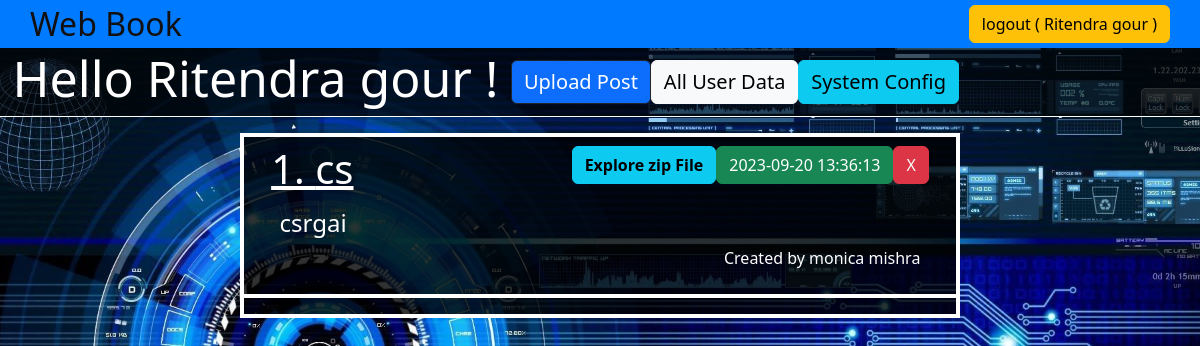
Page /home.php (signed in) on the committed database.
### tables this page shows
CREATE TABLE `systemconfig` (
  `id` int(11) NOT NULL,
  `title` varchar(255) NOT NULL,
  `value` varchar(255) NOT NULL,
  `updated_by` int(11) NOT NULL,
  `dt` datetime NOT NULL DEFAULT CURRENT_TIMESTAMP
);

CREATE TABLE `post` (
  `id` int(11) NOT NULL,
  `category` varchar(255) NOT NULL,
  `title` varchar(255) NOT NULL,
  `description` varchar(255) NOT NULL,
  `share_id` int(11) NOT NULL,
  `file_path` varchar(255) NOT NULL,
  `created_by` int(11) NOT NULL,
  `dt` datetime NOT NULL DEFAULT CURRENT_TIMESTAMP
);

CREATE TABLE `info` (
  `id` int(11) NOT NULL,
  `fname` varchar(255) NOT NULL,
  `lname` varchar(255) NOT NULL,
  `email` varchar(255) NOT NULL,
  `password` varchar(255) NOT NULL,
  `securityquestion` varchar(255) NOT NULL,
  `securityanswer` varchar(255) NOT NULL,
  `birthdate` date NOT NULL,
  `phone` varchar(255) DEFAULT NULL,
  `gender` varchar(255) NOT NULL,
  `pincode` int(11) DEFAULT NULL,
  `location` varchar(255) DEFAULT NULL,
  `role` varchar(255) NOT NULL,
  `dt` datetime NOT NULL DEFAULT CURRENT_TIMESTAMP
);

### db.php (called while the page is built, shortened)
<?php
$db_name = "mysql:host=localhost;dbname=test";
$conn = new PDO($db_name,"root","");
$company_name = $conn->query("SELECT * FROM systemconfig WHERE id='1'")->fetch()['value'];
$uniqid = uniqid();
?>

### home.php (the view, shortened to what this page needs)
<?php
include('db.php');
include('bootstrap.php');
    $role= $_SESSION['role'];
    $id = $_SESSION['id'];
    if(($_SESSION['mail'] == $SuperAdminEmail)){
        $sql = $conn->query("SELECT * FROM `post` ORDER BY id DESC");
    }else{
        $sql = $conn->query("SELECT * FROM `post` WHERE created_by ='$id' || share_id = '$id' ORDER BY id DESC");
    }
if(!isset($_SESSION['loggedin']) || $_SESSION['loggedin'] != true){
    header('location:login.php');
}else{
?>
<!DOCTYPE html>
<html lang="en">
<head>
</head>
<body>
    <div class="upper">
        <div class="loginHeader">
            <a href="home.php"><h2  class="m-0"><?=$company_name?></h2></a>
            <a href="logout.php"><button class="btn btn-warning">logout <?php echo"( ".$_SESSION['fullname']." )";?></button></a>
        </div>
        <div class="seoc">
            <h1 class="user_hello">Hello <?php echo$_SESSION['fullname']." !";?></h1>
            <span style="display:flex;">
                <a href="post.php" class="btn btn-dark bg-primary">Upload Post</a>
                <?php if($role!="0"){ ?>
                    <a href="user.php" class="btn btn-light">All User Data</a>
                    <a href="systemconfig.php" class="btn btn-info"> System Config</a>
                <?php } else{ ?>
                        <a href="update.php?id=<?=$id?>" class="btn btn-light">Updated data</a>
                <?php } ?>
            </span>
                <iframe src="https://free.timeanddate.com/clock/i90mqbyf/n1617/fn6/fs16/fcfff/tc000/ftb/bas2/bat1/bacfff/pa8/tt0/tw1/th1/ta1/tb4" frameborder="0" width="216" height="58"></iframe>
        </div>
    </div>
    <div class="lower">
        <div class="inlower mt-3">
            <?php $sn=1;
            while ($row = $sql->fetch()){ ?>
                <span class="post_span mt-2">
                    <h1><u><?=$sn++.".  ".$row['title']?></u></h1>
                    <span style="display:flex">
                        <?php if($row['file_path'] != ""){?>
                        <p><a href="/uploaded_file/<?=$row['file_path']?>" class="btn btn-info" download>
                        <b>Explore <?=pathinfo($row['file_path'])['extension']?> File</b></a></p>
                            <?php } ?>
                    <p class="btn btn-success"><?=$row['dt']?></p>
                    <p><?="<a href='deletepost.php?&$uniqid$uniqid$uniqid$uniqid$uniqid&id=$row[id]&$uniqid$uniqid$uniqid' class='btn btn-danger text-light'>X</a>"?></p>
                    </span>
                </span>
                <h4 style="width: 90%;" class="mt-2"><?=$row['description']?></h4>
                <?php
                        $createdByid = $row['created_by'];
                        $createdByName = $conn->query("SELECT * FROM `info` WHERE id =$createdByid")->fetch();
                        $createdByFullName = $createdByName['fname'].' '.$createdByName['lname'];
                ?>
                <p style="margin:0px;display: flex;justify-content: end;width: 90%;">Created by <?=$createdByFullName?></p>
                <p style="width: 100%;border: 2px solid white;" class='mt-4'></p>
            <?php } ?>
        </div>
    </div>
</body>
</html>
<?php
}
?>

### home.php (style rules this page uses)
body { background-image:url('./logo.jpg'); background-size:cover; background-position:center; height: 90vh; color:white; }
.user_hello { font-size:50px; }
.loginHeader { display: flex; align-items: center; justify-content: space-between; background-color:#007bff; color:white; padding: 5px 30px; }
a { text-decoration: none; color: #121010; font-weight: 600; }
.seoc { display: flex; align-items: center; justify-content: space-evenly; border-bottom: 1px solid white; background-color:rgba(1,1,1,0.6); }
.seoc a { font-size: 20px; }
.lower { display: flex; justify-content: center; }
.inlower { display: flex; flex-direction: column; align-items: center; width:60%; color:white; border:4px solid white; background-color:rgb(0 0 0/ 80%); }
.post_span { display: flex; align-items: center; justify-content: space-between; padding: 0px 20px; width: 98%; }

### rows in the picture
systemconfig: value "Web Book"
post: title "cs", file_path "zip", dt "2023-09-20 13:36:13", description "csrgai", created_by.lname "monica mishra"

### other values in the picture
$_SESSION['fullname'] "Ritendra gour"
